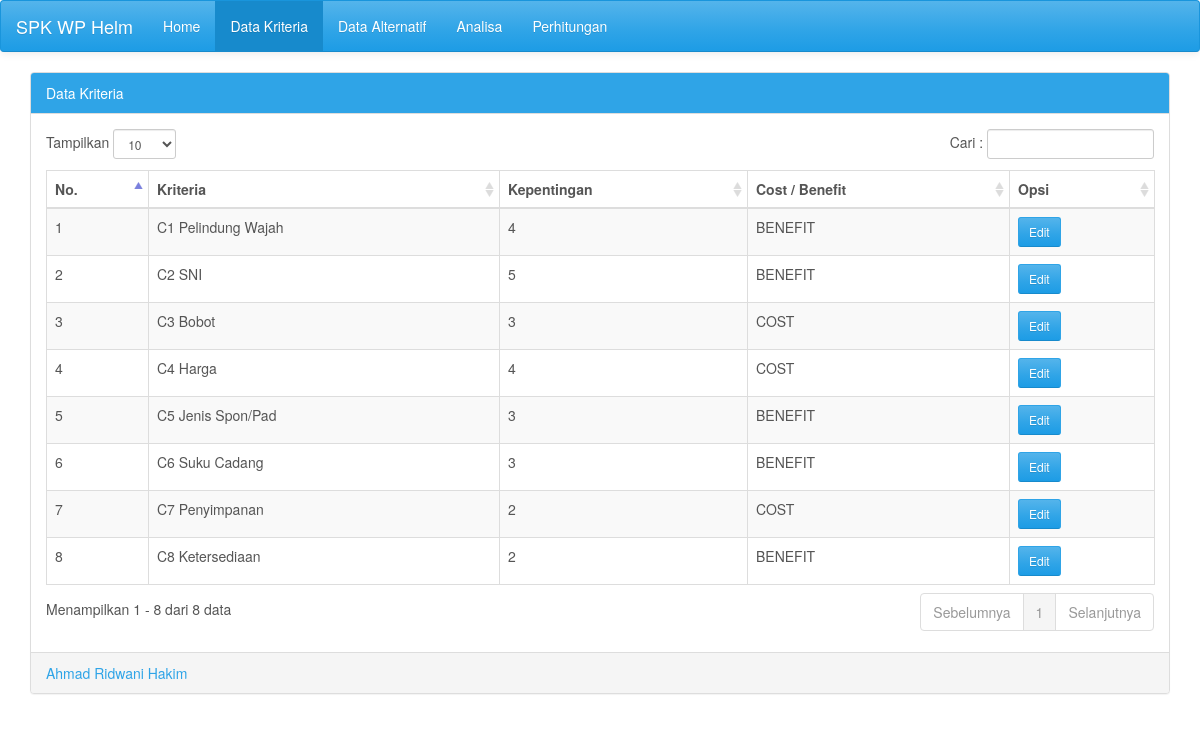
Page /kriteria.php on the committed database.
### tables this page shows
CREATE TABLE `kriteria` (
  `id_kriteria` int(20) NOT NULL,
  `kriteria` varchar(20) NOT NULL,
  `kepentingan` varchar(20) NOT NULL,
  `cost_benefit` varchar(20) NOT NULL
);

### kriteria.php (the view, shortened to what this page needs)
<?php
	include('configdb.php');
?>
<!DOCTYPE html>
<html lang="en"><head><meta http-equiv="Content-Type" content="text/html; charset=UTF-8">
	<link href="ui/css/cerulean.min.css" rel="stylesheet">
	<link rel="stylesheet" type="text/css" href="ui/css/datatables/dataTables.bootstrap.css">
  </head>
  <body>
	<div id="wrapper">
      <nav class="navbar navbar-default">
        <div class="container-fluid">
          <div class="navbar-header">
            <a class="navbar-brand" href="#"><?php echo $_SESSION['judul'];?></a>
          </div>
          <div id="navbar" class="navbar-collapse collapse">
            <ul class="nav navbar-nav">
              <li><a href="index.php">Home</a></li>
              <li class="active"><a href="kriteria.php">Data Kriteria</a></li>
              <li><a href="alternatif.php">Data Alternatif</a></li>
			  <li><a href="analisa.php">Analisa</a></li>
              <li><a href="perhitungan.php">Perhitungan</a></li>
			</ul>
          </div>
        </div>
      </nav>
	  <div class="container">
	  <div id="page-wrapper">
      <div class="row">
      <div class="col-lg-12">
	  <div class="panel panel-primary">
		  <div class="panel-heading">Data Kriteria</div>
		    <?php
							$kriteria = $mysqli->query("select * from kriteria");
		    ?>
		  <div class="panel-body table-responsive">
			<table id="example" class="table table-striped table-bordered" cellspacing="0" width="100%">
			<thead>
				<tr>
					<th>No.</th>
					<th>Kriteria</th>
					<th>Kepentingan</th>
					<th>Cost / Benefit</th>
					<th>Opsi</th>
				</tr>
			</thead>
			<tbody>
										<?php
												$i = 1;
												while ($row = $kriteria->fetch_assoc()) {
													echo '<tr>';
													echo '<td>'.$i++.'</td>';
													echo '<td>'.ucwords($row["kriteria"]).'</td>';
													echo '<td>'.$row["kepentingan"].'</td>';
													echo '<td class="text-uppercase">'.$row["cost_benefit"].'</td>';
													echo '<td>';
										?>
														  <a href="edit-kriteria.php?id=<?php echo $row["id_kriteria"];?>" class="btn btn-primary btn-sm"><i class="fa fa-pencil"></i> Edit</a>
										<?php
													echo '</tr>';
												}
										?>
			</tbody>
			</table>
		  </div>
		  <div class="panel-footer text-primary"><?php echo $_SESSION['by'];?><div class="pull-right"></div></div>
		</div>
		</div>
	</div>
	</div>
	</div>
    </div>
</body></html>

### rows in the picture
kriteria: kriteria "C1 Pelindung Wajah", kepentingan "4", cost_benefit "BENEFIT"
kriteria: kriteria "C2 SNI", kepentingan "5", cost_benefit "BENEFIT"
kriteria: kriteria "C3 Bobot", kepentingan "3", cost_benefit "COST"
kriteria: kriteria "C4 Harga", kepentingan "4", cost_benefit "COST"
kriteria: kriteria "C5 Jenis Spon/Pad", kepentingan "3", cost_benefit "BENEFIT"
kriteria: kriteria "C6 Suku Cadang", kepentingan "3", cost_benefit "BENEFIT"
kriteria: kriteria "C7 Penyimpanan", kepentingan "2", cost_benefit "COST"
kriteria: kriteria "C8 Ketersediaan", kepentingan "2", cost_benefit "BENEFIT"

### other values in the picture
$_SESSION['judul'] "SPK WP Helm"
$_SESSION['by'] "Ahmad Ridwani Hakim"
